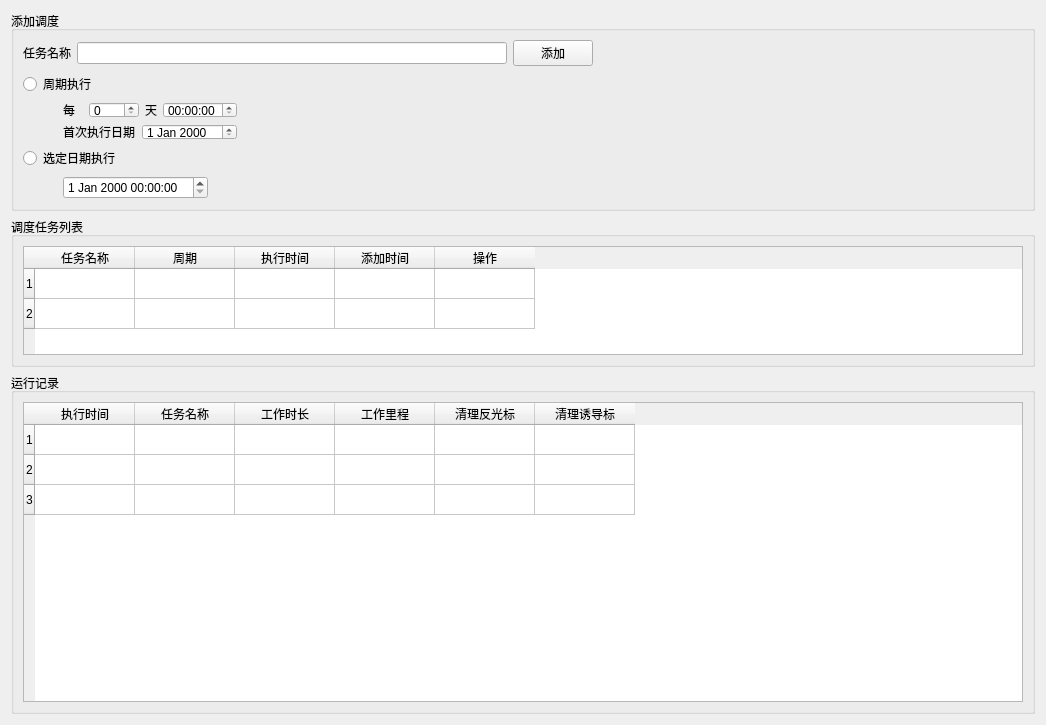
      <widget class="QWidget" name="tab_2">
       <attribute name="title">
        <string>调度</string>
       </attribute>
       <layout class="QVBoxLayout" name="verticalLayout_13">
        <item>
         <layout class="QVBoxLayout" name="verticalLayout_5">
          <item>
           <widget class="QGroupBox" name="groupBox_5">
            <property name="sizePolicy">
             <sizepolicy hsizetype="Expanding" vsizetype="Fixed">
              <horstretch>0</horstretch>
              <verstretch>0</verstretch>
             </sizepolicy>
            </property>
            <property name="minimumSize">
             <size>
              <width>200</width>
              <height>200</height>
             </size>
            </property>
            <property name="maximumSize">
             <size>
              <width>16777215</width>
              <height>200</height>
             </size>
            </property>
            <property name="title">
             <string>添加调度</string>
            </property>
            <layout class="QVBoxLayout" name="verticalLayout_11">
             <item>
              <layout class="QHBoxLayout" name="horizontalLayout_11">
               <item>
                <widget class="QLabel" name="label_3">
                 <property name="text">
                  <string>任务名称</string>
                 </property>
                </widget>
               </item>
               <item>
                <widget class="QLineEdit" name="lineEdit">
                 <property name="minimumSize">
                  <size>
                   <width>300</width>
                   <height>0</height>
                  </size>
                 </property>
                </widget>
               </item>
               <item>
                <widget class="QPushButton" name="pushButton_5">
                 <property name="text">
                  <string>添加</string>
                 </property>
                </widget>
               </item>
               <item>
                <spacer name="horizontalSpacer_9">
                 <property name="orientation">
                  <enum>Qt::Horizontal</enum>
                 </property>
                 <property name="sizeHint" stdset="0">
                  <size>
                   <width>40</width>
                   <height>20</height>
                  </size>
                 </property>
                </spacer>
               </item>
              </layout>
             </item>
             <item>
              <widget class="QRadioButton" name="radioButton">
               <property name="text">
                <string>周期执行</string>
               </property>
              </widget>
             </item>
             <item>
              <layout class="QHBoxLayout" name="horizontalLayout_12">
               <item>
                <spacer name="horizontalSpacer_5">
                 <property name="orientation">
                  <enum>Qt::Horizontal</enum>
                 </property>
                 <property name="sizeType">
                  <enum>QSizePolicy::Fixed</enum>
                 </property>
                 <property name="sizeHint" stdset="0">
                  <size>
                   <width>40</width>
                   <height>20</height>
                  </size>
                 </property>
                </spacer>
               </item>
               <item>
                <layout class="QVBoxLayout" name="verticalLayout_10">
                 <property name="sizeConstraint">
                  <enum>QLayout::SetDefaultConstraint</enum>
                 </property>
                 <item>
                  <layout class="QGridLayout" name="gridLayout_5">
                   <item row="0" column="0">
                    <widget class="QLabel" name="label_5">
                     <property name="sizePolicy">
                      <sizepolicy hsizetype="Minimum" vsizetype="Preferred">
                       <horstretch>0</horstretch>
                       <verstretch>0</verstretch>
                      </sizepolicy>
                     </property>
                     <property name="minimumSize">
                      <size>
                       <width>20</width>
                       <height>0</height>
                      </size>
                     </property>
                     <property name="text">
                      <string>每</string>
                     </property>
                    </widget>
                   </item>
                   <item row="0" column="1">
                    <widget class="QSpinBox" name="spinBox">
                     <property name="sizePolicy">
                      <sizepolicy hsizetype="Fixed" vsizetype="Fixed">
                       <horstretch>0</horstretch>
                       <verstretch>0</verstretch>
                      </sizepolicy>
                     </property>
                     <property name="minimumSize">
                      <size>
                       <width>50</width>
                       <height>0</height>
                      </size>
                     </property>
                    </widget>
                   </item>
                   <item row="0" column="2">
                    <widget class="QLabel" name="label_9">
                     <property name="text">
                      <string>天</string>
                     </property>
                    </widget>
                   </item>
                   <item row="0" column="3">
                    <widget class="QTimeEdit" name="timeEdit"/>
                   </item>
                  </layout>
                 </item>
                 <item>
                  <layout class="QGridLayout" name="gridLayout_6">
                   <item row="0" column="0">
                    <widget class="QLabel" name="label_10">
                     <property name="text">
                      <string>首次执行日期</string>
                     </property>
                    </widget>
                   </item>
                   <item row="0" column="1">
                    <widget class="QDateEdit" name="dateEdit"/>
                   </item>
                  </layout>
                 </item>
                </layout>
               </item>
               <item>
                <spacer name="horizontalSpacer_7">
                 <property name="orientation">
                  <enum>Qt::Horizontal</enum>
                 </property>
                 <property name="sizeType">
                  <enum>QSizePolicy::Expanding</enum>
                 </property>
                 <property name="sizeHint" stdset="0">
                  <size>
                   <width>40</width>
                   <height>20</height>
                  </size>
                 </property>
                </spacer>
               </item>
              </layout>
             </item>
             <item>
              <widget class="QRadioButton" name="radioButton_2">
               <property name="text">
                <string>选定日期执行</string>
               </property>
              </widget>
             </item>
             <item>
              <layout class="QHBoxLayout" name="horizontalLayout_13">
               <item>
                <spacer name="horizontalSpacer_6">
                 <property name="orientation">
                  <enum>Qt::Horizontal</enum>
                 </property>
                 <property name="sizeType">
                  <enum>QSizePolicy::Fixed</enum>
                 </property>
                 <property name="sizeHint" stdset="0">
                  <size>
                   <width>40</width>
                   <height>20</height>
                  </size>
                 </property>
                </spacer>
               </item>
               <item>
                <widget class="QDateTimeEdit" name="dateTimeEdit"/>
               </item>
               <item>
                <spacer name="horizontalSpacer_8">
                 <property name="orientation">
                  <enum>Qt::Horizontal</enum>
                 </property>
                 <property name="sizeHint" stdset="0">
                  <size>
                   <width>40</width>
                   <height>20</height>
                  </size>
                 </property>
                </spacer>
               </item>
              </layout>
             </item>
            </layout>
           </widget>
          </item>
          <item>
           <widget class="QGroupBox" name="groupBox_6">
            <property name="sizePolicy">
             <sizepolicy hsizetype="Expanding" vsizetype="Fixed">
              <horstretch>0</horstretch>
              <verstretch>0</verstretch>
             </sizepolicy>
            </property>
            <property name="minimumSize">
             <size>
              <width>800</width>
              <height>150</height>
             </size>
            </property>
            <property name="maximumSize">
             <size>
              <width>16777215</width>
              <height>150</height>
             </size>
            </property>
            <property name="title">
             <string>调度任务列表</string>
            </property>
            <layout class="QVBoxLayout" name="verticalLayout_7" stretch="0">
             <item>
              <widget class="QTableWidget" name="tableWidget_2">
               <property name="sizePolicy">
                <sizepolicy hsizetype="Preferred" vsizetype="Ignored">
                 <horstretch>0</horstretch>
                 <verstretch>0</verstretch>
                </sizepolicy>
               </property>
               <property name="styleSheet">
                <string notr="true"/>
               </property>
               <property name="showGrid">
                <bool>true</bool>
               </property>
               <property name="gridStyle">
                <enum>Qt::SolidLine</enum>
               </property>
               <row>
                <property name="text">
                 <string>1</string>
                </property>
               </row>
               <row>
                <property name="text">
                 <string>2</string>
                </property>
               </row>
               <column>
                <property name="text">
                 <string>任务名称</string>
                </property>
               </column>
               <column>
                <property name="text">
                 <string>周期</string>
                </property>
               </column>
               <column>
                <property name="text">
                 <string>执行时间</string>
                </property>
               </column>
               <column>
                <property name="text">
                 <string>添加时间</string>
                </property>
               </column>
               <column>
                <property name="text">
                 <string>操作</string>
                </property>
               </column>
              </widget>
             </item>
            </layout>
           </widget>
          </item>
          <item>
           <widget class="QGroupBox" name="groupBox_7">
            <property name="title">
             <string>运行记录</string>
            </property>
            <layout class="QVBoxLayout" name="verticalLayout_14">
             <item>
              <widget class="QTableWidget" name="tableWidget_3">
               <property name="sizePolicy">
                <sizepolicy hsizetype="Preferred" vsizetype="Preferred">
                 <horstretch>0</horstretch>
                 <verstretch>0</verstretch>
                </sizepolicy>
               </property>
               <property name="minimumSize">
                <size>
                 <width>1000</width>
                 <height>300</height>
                </size>
               </property>
               <row>
                <property name="text">
                 <string>1</string>
                </property>
               </row>
               <row>
                <property name="text">
                 <string>2</string>
                </property>
               </row>
               <row>
                <property name="text">
                 <string>3</string>
                </property>
               </row>
               <column>
                <property name="text">
                 <string>执行时间</string>
                </property>
               </column>
               <column>
                <property name="text">
                 <string>任务名称</string>
                </property>
               </column>
               <column>
                <property name="text">
                 <string>工作时长</string>
                </property>
               </column>
               <column>
                <property name="text">
                 <string>工作里程</string>
                </property>
               </column>
               <column>
                <property name="text">
                 <string>清理反光标</string>
                </property>
               </column>
               <column>
                <property name="text">
                 <string>清理诱导标</string>
                </property>
               </column>
              </widget>
             </item>
            </layout>
           </widget>
          </item>
         </layout>
        </item>
       </layout>
      </widget>
